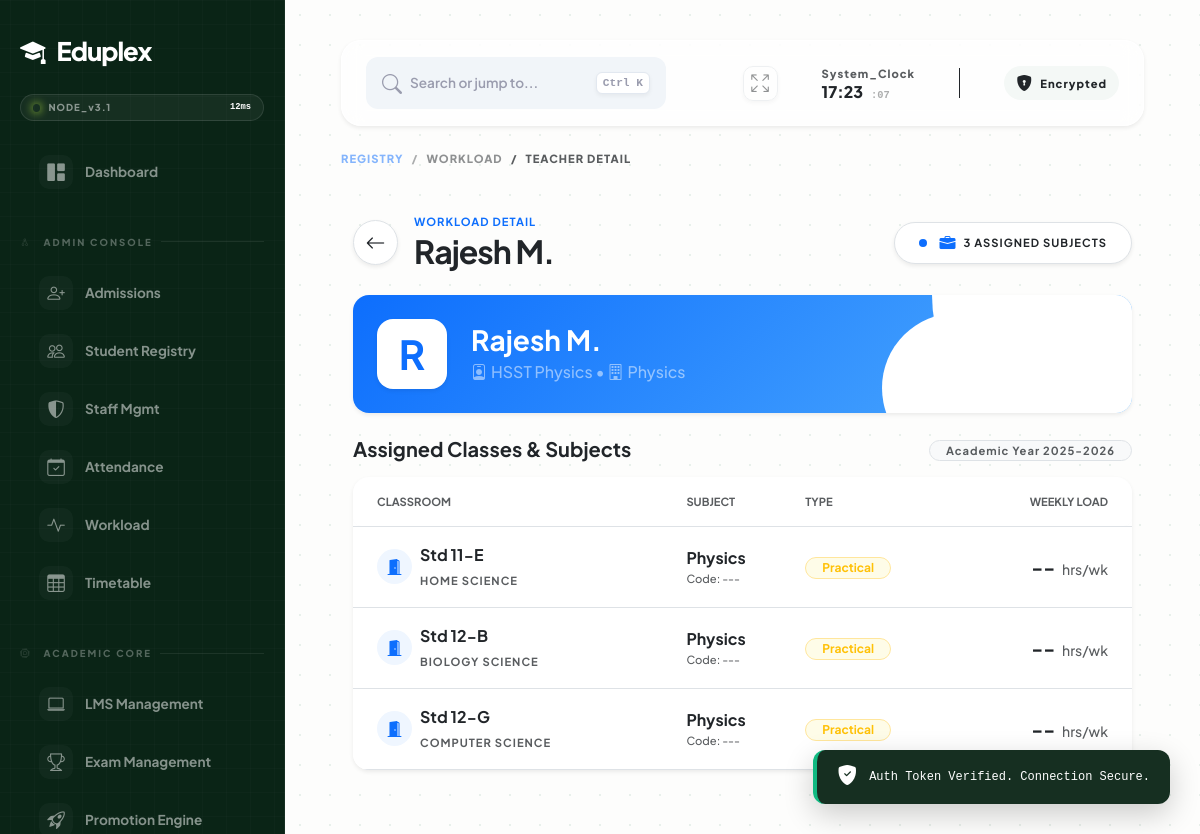
Page /workload/teacher/486/ (signed in) on the committed database.
### staff/models.py (models this page shows, shortened)
class Staff(models.Model):
    STATUS_CHOICES = [
        ('Active', 'Active'),
        ('Resigned', 'Resigned'),
        ('On_Leave', 'On Leave'),
    ]
    ROLE_CHOICES = [
        ('Teacher', 'Faculty Member'),
        ('Admin', 'Root Administrator'),
        ('Cashier', 'Financial Officer'),
        ('Librarian', 'Library Admin'),
        ('Office_Staff', 'Front Desk Operations'),
        ('Dept_Admin', 'Department Head'),
    ]
    user = models.OneToOneField(User, on_delete=models.CASCADE)
    staff_id = models.CharField(max_length=20, unique=True, null=True, blank=True)
    department = models.ForeignKey(Department, on_delete=models.SET_NULL, null=True, blank=True)
    designation = models.CharField(max_length=100)
    role = models.CharField(max_length=20, choices=ROLE_CHOICES, default='Teacher') # Added new role field
    qualification = models.CharField(max_length=100, null=True, blank=True)
    joining_date = models.DateField(default=timezone.now, null=True, blank=True)
    phone = models.CharField(max_length=15, null=True, blank=True)
    address = models.TextField(null=True, blank=True)
    is_teaching_staff = models.BooleanField(default=True)
    status = models.CharField(max_length=20, choices=STATUS_CHOICES, default='Active')

class Department(models.Model):
    name = models.CharField(max_length=100, unique=True)
    head_of_department = models.ForeignKey('Staff', on_delete=models.SET_NULL, null=True, blank=True, related_name='hod_of')
    def __str__(self):
        return self.name

class SubjectAllocation(models.Model):
    staff = models.ForeignKey(Staff, on_delete=models.CASCADE, related_name='allocations')
    subject = models.ForeignKey(Subject, on_delete=models.CASCADE)
    classroom = models.ForeignKey(ClassRoom, on_delete=models.CASCADE)
    academic_year = models.CharField(max_length=10, default='2025-2026')
    class Meta:
        unique_together = ['subject', 'classroom']
        verbose_name = "Subject Allocation"
        verbose_name_plural = "Subject Allocations"

### admission/models.py (models this page shows, shortened)
class ClassRoom(models.Model):
    STANDARD_CHOICES = [(str(i), str(i)) for i in range(1, 13)]
    DIVISION_CHOICES = [
        ('A1', 'A1'), ('A2', 'A2'), ('B1', 'B1'), ('B2', 'B2'),
        ('C1', 'C1'), ('C2', 'C2'), ('D1', 'D1'), ('D2', 'D2'),
        ('E1', 'E1'), ('E2', 'E2'), ('F1', 'F1'), ('F2', 'F2'),
        ('G1', 'G1'), ('G2', 'G2'), ('H1', 'H1'), ('H2', 'H2'),
        ('I1', 'I1'), ('I2', 'I2'), ('J1', 'J1'), ('J2', 'J2'),
        ('K1', 'K1'), ('K2', 'K2'), ('A', 'A'), ('B', 'B'), ('C', 'C'), ('D', 'D')
    ]
    standard = models.CharField(max_length=5, choices=STANDARD_CHOICES)
    division = models.CharField(max_length=5, choices=DIVISION_CHOICES)
    stream = models.ForeignKey(Stream, on_delete=models.SET_NULL, null=True, blank=True)
    class_teacher = models.OneToOneField(
        'staff.Staff',
        on_delete=models.SET_NULL,
        null=True,
        blank=True,
        related_name='class_teacher_of',
        help_text="The teacher in charge of this specific class."
    )
    name = models.CharField(max_length=100, blank=True, editable=False)
    total_seats = models.IntegerField(default=60)
    class Meta:
        unique_together = ['standard', 'division']
        ordering = ['standard', 'division']

### school_system/models.py (models this page shows, shortened)
class Stream(models.Model):
    name = models.CharField(max_length=50, unique=True)

class Subject(models.Model):
    TYPE_CHOICES = [
        ('Core', 'Core Subject'),          # e.g., Physics, Accountancy, Economics
        ('Elective', 'Elective/Optional'), # e.g., Computer Science, Sociology, Psychology
        ('Language', 'Language'),          # e.g., English, Malayalam, Hindi, Arabic
        ('Common', 'General'),             # e.g., General Education
    ]
    name = models.CharField(max_length=100)
    subject_code = models.CharField(max_length=10, unique=True, null=True, blank=True)
    subject_type = models.CharField(max_length=20, choices=TYPE_CHOICES, default='Core')
    is_practical = models.BooleanField(default=False, help_text="Check if subject has practical exams")
    streams = models.ManyToManyField(Stream, blank=True, related_name='subjects')
    class Meta:
        ordering = ['name']

### workload/views.py (the view)
# urls.py: path('teacher/<int:staff_id>/', views.teacher_detail, name='teacher_detail'),
@login_required
def teacher_detail(request, staff_id):
    teacher = get_object_or_404(Staff, id=staff_id)
    is_admin = request.user.is_superuser or request.user.groups.filter(name='Admin').exists()
    if not is_admin:
        if teacher.user != request.user:
            return render(request, 'error.html', {
                'message': "Security Restriction: You are not authorized to view another teacher's workload."
            })
    allocations = teacher.allocations.all().select_related('subject', 'classroom')
    context = {
        'teacher': teacher,
        'allocations': allocations,
        'total_load': allocations.count(),
        'is_admin': is_admin
    }
    return render(request, 'workload/teacher_detail.html', context)

### dashboard/templatetags/dashboard_extras.py (called while the page is built)
@register.filter(name='replace_chars')
def replace_chars(value, arg):
    if not value:
        return ""
    try:
        old, new = arg.split(',')
        return str(value).replace(old, new)
    except:
        return value

### templates/workload/teacher_detail.html (shortened to what this page needs)
{% extends 'base.html' %}
{% block content %}
<div class="container-fluid py-4 page-load-animation">
    <div class="d-flex flex-column flex-md-row justify-content-between align-items-md-center mb-4 gap-3">
        <div class="d-flex align-items-center gap-3">
            {% if is_admin %}
            <a href="{% url 'staff:workload' %}" class="btn btn-white border rounded-circle shadow-sm hover-lift transition-all d-flex align-items-center justify-content-center" style="width: 45px; height: 45px;" title="Back to Workload Dashboard">
                <i class="bi bi-arrow-left fs-5 text-dark"></i>
            </a>
            {% endif %}
            <div>
                <h6 class="text-uppercase text-primary fw-bold smallest ls-1 mb-1">Workload Detail</h6>
                <h2 class="fw-bolder text-dark m-0 tracking-tighter">{{ teacher.user.get_full_name }}</h2>
            </div>
        </div>
        <div class="bg-white px-4 py-2 rounded-pill shadow-sm border d-flex align-items-center gap-2 card-lift">
            <div class="pulse-container position-relative me-1">
                <div class="pulse-dot bg-primary"></div>
            </div>
            <i class="bi bi-briefcase-fill text-primary"></i>
            <span class="fw-bold text-dark smallest text-uppercase ls-1">{{ total_load }} Assigned Subjects</span>
        </div>
    </div>
    <div class="row mb-4">
        <div class="col-md-12">
            <div class="card border-0 shadow-sm rounded-4 text-white overflow-hidden position-relative card-lift" style="background: linear-gradient(135deg, #0d6efd 0%, #4facfe 100%);">
                <div class="card-body p-4 position-relative z-1">
                    <div class="d-flex align-items-center">
                        <div class="bg-white text-primary rounded-4 me-4 display-6 fw-bold d-flex align-items-center justify-content-center shadow-sm" style="width: 70px; height: 70px;">
                            {{ teacher.user.first_name|first }}
                        </div>
                        <div>
                            <h3 class="fw-bolder mb-1 text-white">{{ teacher.user.get_full_name }}</h3>
                            <p class="mb-0 text-white-50 fw-medium">
                                <i class="bi bi-person-badge me-1"></i>{{ teacher.designation|default:"Faculty" }} &bull;
                                <i class="bi bi-building me-1"></i>{{ teacher.department|default:"General Dept." }}
                            </p>
                        </div>
                    </div>
                </div>
                <div class="position-absolute top-0 end-0 bg-white opacity-10 rounded-circle" style="width: 300px; height: 300px; margin-right: -100px; margin-top: -150px;"></div>
                <div class="position-absolute bottom-0 end-0 bg-white opacity-10 rounded-circle" style="width: 150px; height: 150px; margin-right: 100px; margin-bottom: -50px;"></div>
            </div>
        </div>
    </div>
    <div class="d-flex align-items-center mb-3">
        <h5 class="fw-bolder text-dark m-0">Assigned Classes & Subjects</h5>
        <div class="ms-auto">
            <span class="badge bg-light text-muted border rounded-pill px-3 py-1 smallest fw-bold uppercase ls-1">Academic Year 2025-2026</span>
        </div>
    </div>
    <div class="card border-0 shadow-sm rounded-4 overflow-hidden">
        <div class="table-responsive">
            <table class="table table-hover align-middle mb-0">
                <thead class="bg-light">
                    <tr>
                        <th class="ps-4 py-3 text-uppercase smallest text-muted rounded-start-3">Classroom</th>
                        <th class="py-3 text-uppercase smallest text-muted">Subject</th>
                        <th class="py-3 text-uppercase smallest text-muted">Type</th>
                        <th class="py-3 text-end pe-4 text-uppercase smallest text-muted rounded-end-3">Weekly Load</th>
                    </tr>
                </thead>
                <tbody class="border-top-0">
                    {% for alloc in allocations %}
                    <tr>
                        <td class="ps-4 py-3">
                            <div class="d-flex align-items-center gap-2">
                                <div class="icon-square bg-primary-soft text-primary rounded-circle d-flex align-items-center justify-content-center" style="width: 35px; height: 35px;">
                                    <i class="bi bi-door-open-fill"></i>
                                </div>
                                <div>
                                    <span class="fw-bold text-dark d-block">Std {{ alloc.classroom.standard }}-{{ alloc.classroom.division }}</span>
                                    <span class="smallest text-muted fw-bold text-uppercase ls-1">{{ alloc.classroom.stream.name|default:"General" }}</span>
                                </div>
                            </div>
                        </td>
                        <td class="py-3">
                            <span class="fw-bold text-dark">{{ alloc.subject.name }}</span>
                            <div class="smallest text-muted fw-medium">Code: {{ alloc.subject.code|default:"---" }}</div>
                        </td>
                        <td class="py-3">
                            {% if alloc.subject.is_practical %}
                                <span class="badge bg-warning-soft text-warning border border-warning-subtle rounded-pill px-3 py-1">Practical</span>
                            {% else %}
                                <span class="badge bg-info-soft text-info border border-info-subtle rounded-pill px-3 py-1">Theory</span>
                            {% endif %}
                        </td>
                        <td class="text-end pe-4 py-3">
                            <span class="fw-bolder text-dark fs-5">{{ alloc.sessions_per_week|default:"--" }}</span>
                            <small class="text-muted fw-medium ms-1">hrs/wk</small>
                        </td>
                    </tr>
                    {% endfor %}
                </tbody>
            </table>
        </div>
    </div>
</div>
{% endblock %}

### templates/base.html (style rules this page uses)
:root { --bg-body: #fdfdfc; --bg-sidebar: #0a2416; --primary-lime: #cbfb45; --theme-accent-dark: #217346; --text-muted: #9a9cae; --white: #ffffff; --transition-smooth: all 0.4s cubic-bezier(0.16, 1, 0.3, 1); --sidebar-width: 285px; }
html, body { height: 100%; width: 100%; margin: 0; padding: 0; overflow: hidden; background-color: var(--bg-body); font-family: 'Plus Jakarta Sans', sans-serif; -webkit-tap-highlight-color: transparent; }

### templates/workload/teacher_detail.html (style rules this page uses)
.tracking-tighter { letter-spacing: -1px; }
.ls-1 { letter-spacing: 1px; }
.smallest { font-size: 0.70rem; }
.bg-primary-soft { background-color: #eff6ff; color: #3b82f6; }
.bg-warning-soft { background-color: #fefce8; color: #eab308; }
.btn-white { background-color: #ffffff; color: #374151; }
.transition-all { transition: all 0.25s ease-in-out; }
.card-lift { transition: transform 0.25s ease, box-shadow 0.25s ease; }
.page-load-animation { animation: fadeIn 0.4s ease-out forwards; }
.pulse-dot { width: 8px; height: 8px; border-radius: 50%; animation: pulse 2s infinite; }

### rows in the picture
Staff: user.get_full_name "Rajesh M.", user.first_name|first "R", designation "HSST Physics", department "Physics"
SubjectAllocation: classroom.standard "11", classroom.division "E", classroom.stream.name "HOME SCIENCE", subject.name "Physics", subject.code "---", shows "Practical", sessions_per_week "--"
SubjectAllocation: classroom.standard "12", classroom.division "B", classroom.stream.name "BIOLOGY SCIENCE", subject.name "Physics", subject.code "---", shows "Practical", sessions_per_week "--"
SubjectAllocation: classroom.standard "12", classroom.division "G", classroom.stream.name "COMPUTER SCIENCE", subject.name "Physics", subject.code "---", shows "Practical", sessions_per_week "--"

### other values in the picture
{{ request.resolver_match.app_name }} "WORKLOAD"
{{ request.resolver_match.url_name|replace_chars:"_, " }} "TEACHER DETAIL"
{{ total_load }} "3"
